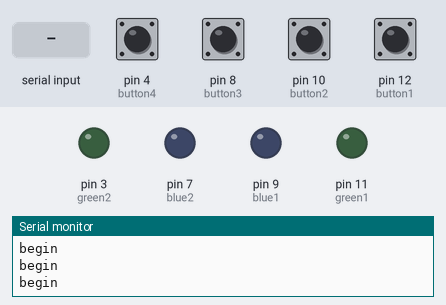
Bench run of a sketch on a simulated Arduino Uno, built with avr-gcc and run on an emulated ATmega328P. On the bench: output pins drawn as LEDs (lit = HIGH), the last lines printed to the serial monitor. Inputs (shaded band) come from the test bench; at power-on: pin 4 (button4), pin 8 (button3), pin 10 (button2), pin 12 (button1) LOW.

Above: at 0.8 s.
0.9 s: "1" received over Serial
2.4 s: pin 4 (button4) pulled HIGH for 0.15 s
At 2.47 s:
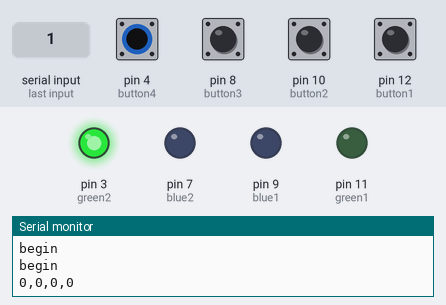
4.0 s: pin 8 (button3) pulled HIGH for 0.15 s
At 4.07 s:
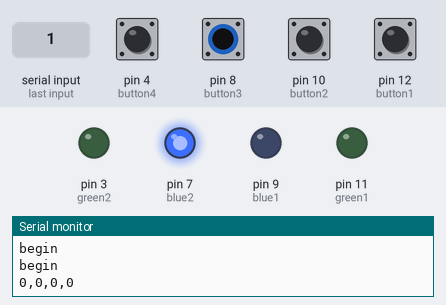
5.6 s: pin 10 (button2) pulled HIGH for 0.15 s
At 5.67 s:
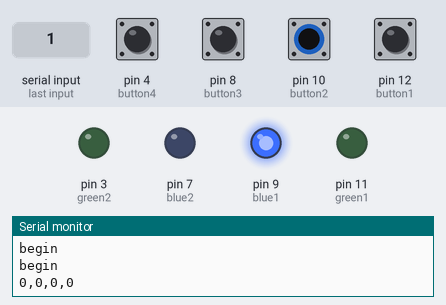
7.2 s: pin 12 (button1) pulled HIGH for 0.15 s
At 7.27 s:
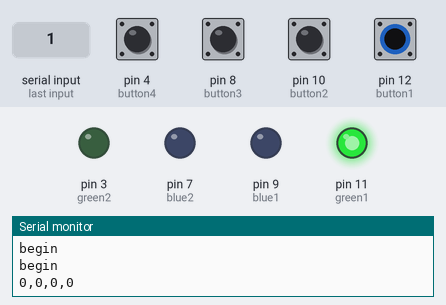
8.8 s: pin 4 (button4) driven HIGH and pin 8 (button3) driven HIGH
At 9.9 s:
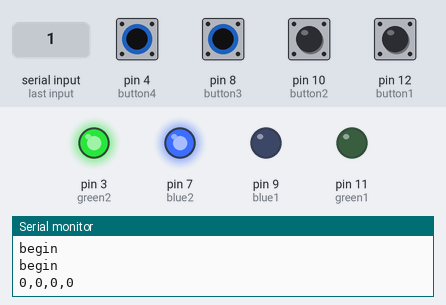
Timing chart, 0 to 11.3 s (numbered marks = the images above; inputs shaded):
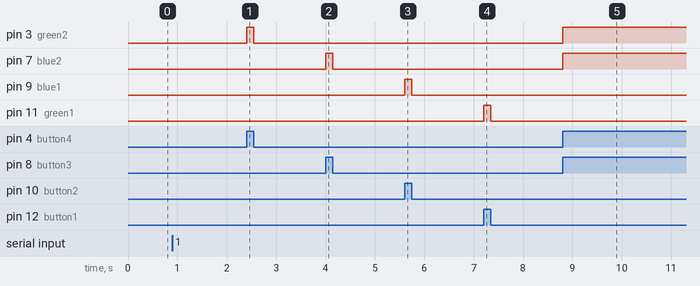

Measured:
- after the input at 2.4 s, pin 3 (green2): LOW → HIGH at once, → LOW 0.15 s later
- after the input at 4.0 s, pin 7 (blue2): LOW → HIGH at once, → LOW 0.15 s later
- after the input at 5.6 s, pin 9 (blue1): LOW → HIGH at once, → LOW 0.15 s later
- after the input at 7.2 s, pin 11 (green1): LOW → HIGH at once, → LOW 0.15 s later
- after the input at 8.8 s, pin 3 (green2), pin 7 (blue2): LOW → HIGH at once

The sketch:

TestMBMEt.ino
```cpp
int green1 = 11;
int blue1 =9;
int blue2 = 7;
int green2 =3;


const int button1 = 12;
const int button2 = 10;
const int button3 = 8;
const int button4 = 4;

int inByte;


void setup() {
 pinMode(blue1, OUTPUT);
 pinMode(green1, OUTPUT);
 pinMode(blue2, OUTPUT);
  pinMode(green2, OUTPUT);
  pinMode(button1, INPUT);
  pinMode(button2, INPUT);
  pinMode(button3, INPUT);
  pinMode(button4, INPUT);
  Serial.begin(9600);
  establishContact();
}

void loop () {


  if (Serial.available()){
    inByte = Serial.read();

    int sensorValue = digitalRead(button1);
    Serial.print(sensorValue);
    Serial.print(',');
    sensorValue = digitalRead(button2);
    Serial.print(sensorValue);
    Serial.print(',');
    sensorValue= digitalRead(button3);
    Serial.print(sensorValue);
    Serial.print(',');
    sensorValue = digitalRead(button4);
    Serial.print(sensorValue);
    Serial.println(" ");
  }


//  _______________TURN LEDS ON______________

  if (digitalRead(button1) == HIGH) {
    digitalWrite(green1, HIGH);
  }
  else {
    digitalWrite(green1, LOW);
   }

  if (digitalRead(button2) == HIGH) {
    digitalWrite(blue1, HIGH);
  }
   else {
    digitalWrite(blue1, LOW);
   }


  if (digitalRead(button3) == HIGH) {
    digitalWrite(blue2, HIGH);
  }
   else {
    digitalWrite(blue2, LOW);
   }


  if (digitalRead(button4) == HIGH) {
   digitalWrite(green2, HIGH);
  }
   else {
    digitalWrite(green2, LOW);
   }

}

  void establishContact(){
 while(Serial.available() <=0){
    Serial.println("begin");
    delay(10);

  }
}
```
